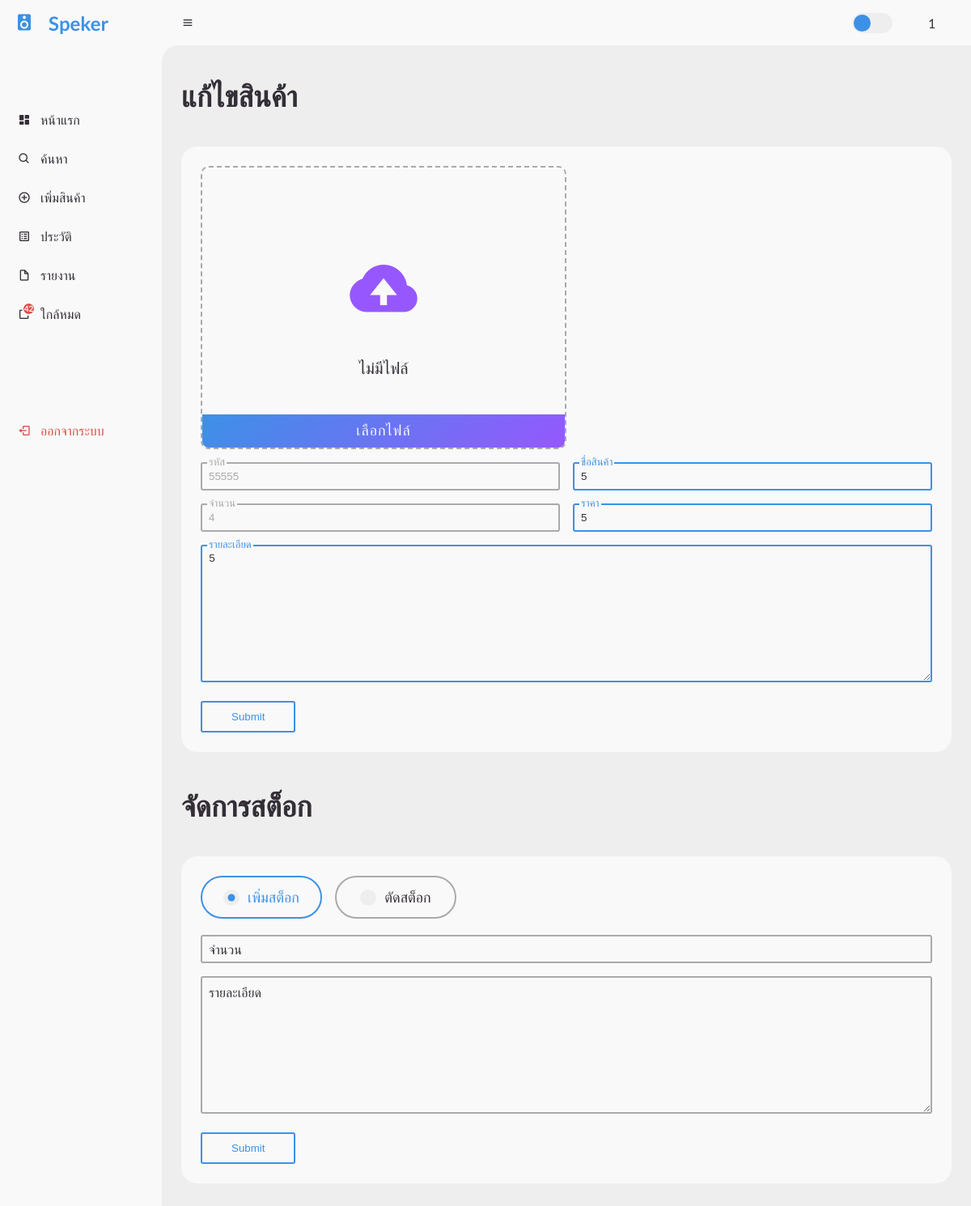
The app's page /edit.php?id=97 (signed in), older data.
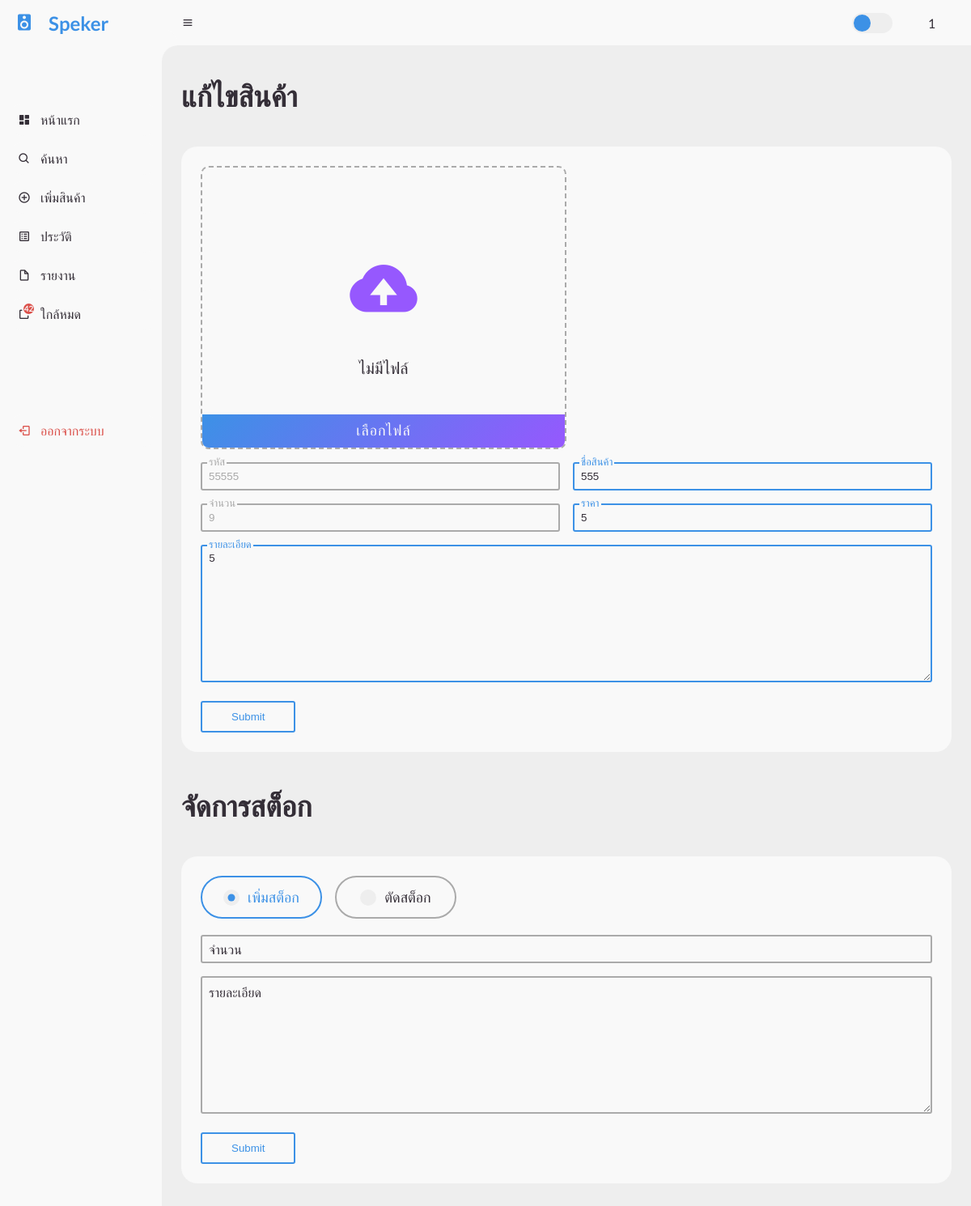
The same page, newer data.
### tables this page shows
CREATE TABLE `product` (
  `id` int(11) NOT NULL,
  `code` varchar(5) NOT NULL,
  `name` varchar(255) NOT NULL,
  `stock` int(11) NOT NULL,
  `price` decimal(10,0) NOT NULL,
  `detail` varchar(1000) NOT NULL,
  `image_path` varchar(255) NOT NULL,
  `create_date` datetime NOT NULL DEFAULT current_timestamp()
);

### edit.php (the view, shortened to what the changed rows need)
<?php
  include('./function/notify.php');
  $id = $_GET['id'];
  $sql = "SELECT * FROM product WHERE product.id = '$id'";
  $query = mysqli_query($connect, $sql);
  $data = mysqli_fetch_array($query);
?>
<!DOCTYPE html>
<html lang="en">
<head>
  <link href="https://unpkg.com/boxicons@2.0.9/css/boxicons.min.css" rel="stylesheet" />
  <link rel="stylesheet" href="./css/style.css" />
</head>
<body>
  <section id="content">
    <main>
      <div class="head-title">
        <div class="left">
          <h1>แก้ไขสินค้า</h1>
        </div>
      </div>
      <div class="table-data">
        <div class="order">
          <form action="edit.php?id=<?php echo $data['id']; ?>" method="post" enctype="multipart/form-data">
            <div class="form-inline">
              <div class="form">
                <input type="text" id="code" name="code" value="<?php echo $data['code']; ?>" <?php
                  if ($data['code']) { echo "class='valid'"; }
                ?> disabled />
                <label for="code">รหัส</label>
              </div>
              <div class="form">
                <input type="text" id="name" name="name" value="<?php echo $data['name']; ?>" <?php
                  if ($data['name']) { echo "class='valid'"; }
                ?> required />
                <label for="name">ชื่อสินค้า</label>
              </div>
            </div>
            <div class="form-inline">
              <div class="form">
                <input type="number" id="stock" name="stock" value="<?php echo $data['stock']; ?>" <?php
                  if ($data['stock']) { echo "class='valid'"; }
                ?> disabled />
                <label for="stock">จำนวน</label>
              </div>
              <div class="form">
                <input type="number" step=".01" id="price" name="price" value="<?php echo $data['price']; ?>" <?php
                  if ($data['price']) { echo "class='valid'"; }
                ?> required />
                <label for="price">ราคา</label>
              </div>
            </div>
            <div class="form">
              <textarea id="detail" name="detail" cols="30" rows="10" <?php
                  if ($data['detail']) { echo "class='valid'"; }
                ?>><?php echo $data['detail']; ?></textarea>
              <label for="detail">รายละเอียด</label>
            </div>
          </form>
        </div>
      </div>
      <div class="head-title" style="margin-top: 40px;">
        <div class="left">
          <h1>จัดการสต็อก</h1>
        </div>
      </div>
    </main>
  </section>
</body>
</html>

Row changes from the older to the newer data that the page shows:
changed product: name "5" → "555"; stock "4" → "9"
